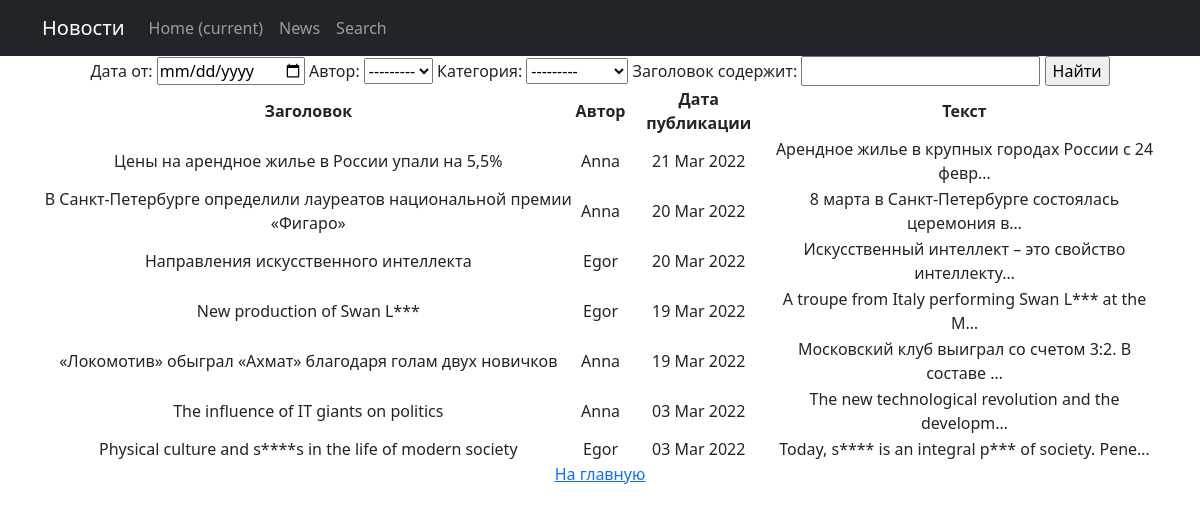
The app's page /news/search/ with its own data.
### news/models.py (models this page shows, shortened)
class Post(models.Model):
    author = models.ForeignKey(Author, on_delete=models.CASCADE)
    NEWS = 'NW'
    ARTICLE = 'AR'
    CATEGORY_CHOICES = (
        (NEWS, 'Новость'),
        (ARTICLE, 'Статья'),
    )
    categoryType = models.CharField(max_length=2, choices=CATEGORY_CHOICES, default=ARTICLE)
    dateCreation = models.DateTimeField(auto_now_add=True)
    postCategory = models.ManyToManyField(Category, through='PostCategory')
    title = models.CharField(max_length=128)
    text = models.TextField()
    rating = models.SmallIntegerField(default=0)

class Author(models.Model):
    authorUser = models.OneToOneField(User, on_delete=models.CASCADE)
    ratingAuthor = models.SmallIntegerField(default=0)
    def __str__(self):
        return '{}'.format(self.authorUser)

### news/views.py (the view)
# urls.py: path('search/', Search.as_view()),
class Search(ListView):
    model = Post
    template_name = 'search.html'
    context_object_name = 'search'
    queryset = Post.objects.order_by('-dateCreation')
    def get_filter(self):
        return PostFilter(self.request.GET, queryset=super().get_queryset())
    def get_queryset(self):
        return self.get_filter().qs
    def get_context_data(self, **kwargs):  # забираем отфильтрованные объекты переопределяя метод get_context_data у наследуемого класса (привет, полиморфизм, мы скучали!!!)
        context = super().get_context_data(**kwargs)
        context['filter'] = PostFilter(self.request.GET, queryset=self.get_queryset())  # вписываем наш фильтр в контекст
        return context

### news/models.py (called while the page is built)
    def __str__(self):
        return f'{self.name}'

### news/templatetags/custom_filters.py (called while the page is built)
@register.filter(name='censor')
def censor(value):
    censor_list = ['bbb', 'ttt', 'zzz', 'lake', 'part', 'sport']
    for word in censor_list:
        value = value.replace(word[1:], '*' * (len(word)-1))
    return value

### templates/search.html (shortened to what this page needs)
{% extends 'flatpages/default.html' %}
{% load custom_filters %}
{% block content %}
<form method="GET">
    {{ filter.form }}
    <input type="submit" value="Найти">
</form>
        <table>
            <thead>
                <th>
                    Заголовок
                </th>
                <th>
                    Автор
                </th>
                <th>
                    Дата публикации
                </th>
                <th>
                    Текст
                </th>
            </thead>
        {% for post in filter.qs %}
            <tr>
                <td>
                    {{ post.title|censor }}
                </td>
                <td>
                    {{ post.author.authorUser.username }}
                </td>
                <td>
                    {{ post.dateCreation|date:'d M Y' }}
                </td>
                <td>
                    {{ post.text|truncatechars:50|censor }}
                </td>
            </tr>
        {% endfor %}
        </table>
<a href="/news/"><u>На главную</u></a>
{% endblock content %}

### templates/flatpages/default.html (shortened to what this page needs)
<!DOCTYPE html>
<html lang="en">
    <head>
        {% load static %}
        <link href="{% static 'css/styles.css' %}" rel="stylesheet" />
    </head>
    <body>
        <nav class="navbar navbar-expand-lg navbar-dark bg-dark static-top">
           <div class="container">
               <a class="navbar-brand" href="#">Новости</a>
               <div class="collapse navbar-collapse" id="navbarResponsive">
                   <ul class="navbar-nav ml-auto">
                       <li class="nav-item active">
                           <a class="nav-link" href="#">Home
                               <span class="sr-only">(current)</span>
                           </a>
                       </li>
                       <li class="nav-item">
                           <a class="nav-link" href="/news/">News</a>
                       </li>
                       <li class="nav-item">
                           <a class="nav-link" href="/news/search/">Search</a>
                       </li>
                   </ul>
               </div>
           </div>
        </nav>
        <div class="container">
            <div class="row">
                <div class="col-lg-12 text-center">
                    {% block content %}{% endblock content %}
                </div>
            </div>
        </div>
    </body>
</html>

### records on screen
Post: title|censor "Цены на арендное жилье в России упали на 5,5%", author.authorUser.username "Anna", dateCreation "21 Mar 2022", text|censor "Арендное жилье в крупных городах России с 24 февр…"
Post: title|censor "В Санкт-Петербурге определили лауреатов национальной премии «Фигаро»", author.authorUser.username "Anna", dateCreation "20 Mar 2022", text|censor "8 марта в Санкт-Петербурге состоялась церемония в…"
Post: title|censor "Направления искусственного интеллекта", author.authorUser.username "Egor", dateCreation "20 Mar 2022", text|censor "Искусственный интеллект – это свойство интеллекту…"
Post: title|censor "New production of Swan L***", author.authorUser.username "Egor", dateCreation "19 Mar 2022", text|censor "A troupe from Italy performing Swan L*** at the M…"
Post: title|censor "«Локомотив» обыграл «Ахмат» благодаря голам двух новичков", author.authorUser.username "Anna", dateCreation "19 Mar 2022", text|censor "Московский клуб выиграл со счетом 3:2. В составе …"
Post: title|censor "The influence of IT giants on politics", author.authorUser.username "Anna", dateCreation "03 Mar 2022", text|censor "The new technological revolution and the developm…"
Post: title|censor "Physical culture and s****s in the life of modern society", author.authorUser.username "Egor", dateCreation "03 Mar 2022", text|censor "Today, s**** is an integral p*** of society. Pene…"
